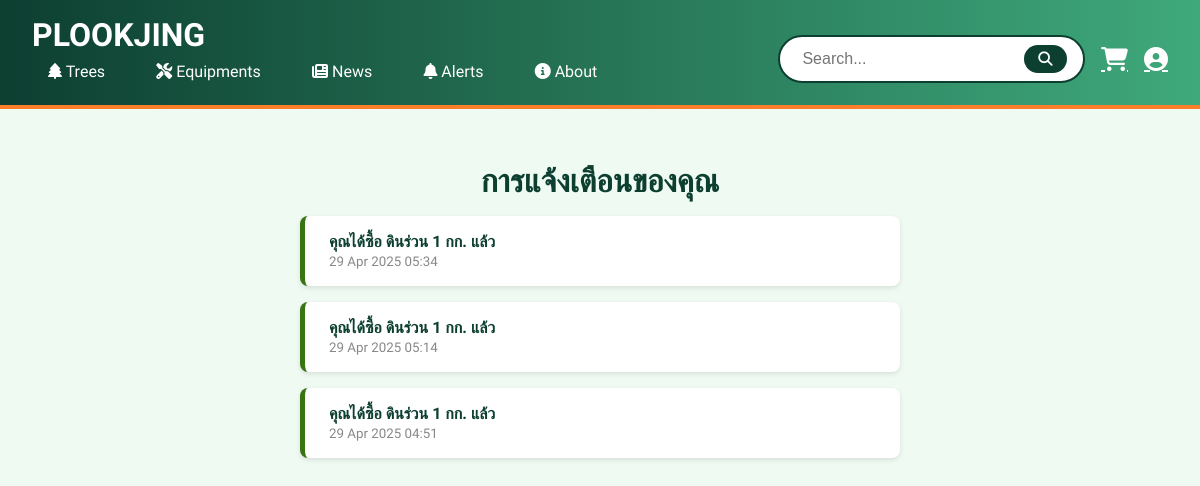
The app's page /notifications/ (signed in) with its own data.
### myapp/models.py (models this page shows, shortened)
class Notification(models.Model):
    user = models.ForeignKey(User, on_delete=models.CASCADE)
    message = models.TextField()
    notification_date = models.DateTimeField(auto_now_add=True)
    is_read = models.BooleanField(default=False)

### myapp/views.py (the view)
# urls.py: path('notifications/', views.notification_list, name='notification_list'),
@login_required
def notification_list(request):
    notifications = Notification.objects.filter(user=request.user).order_by('-notification_date')
    return render(request, 'myapp/notification_list.html', {'notifications': notifications})

### templates/myapp/notification_list.html (shortened to what this page needs)
{% extends 'base.html' %}
{% block content %}
<h1 style="color: #0D3F31; margin-bottom: 1rem; text-align: center;">การแจ้งเตือนของคุณ</h1>
{% if notifications %}
  <div class="notification-container" style="display: flex; flex-direction: column; gap: 1rem; max-width: 600px; margin: 0 auto;">
    {% for notification in notifications %}
      <div class="notification-card" style="background: white; border-left: 5px solid #397413; padding: 1rem 1.5rem; border-radius: 8px; box-shadow: 0 2px 5px rgba(0, 0, 0, 0.1);">
        <p style="margin: 0; color: #0D3F31; font-weight: bold;">{{ notification.message }}</p>
        <small style="color: #888;">{{ notification.notification_date|date:"d M Y H:i" }}</small>
      </div>
    {% endfor %}
  </div>
{% else %}
  <p style="text-align: center; color: #888;">ไม่มีการแจ้งเตือนในขณะนี้</p>
{% endif %}
{% endblock %}

### templates/base.html (style rules this page uses)
:root { --green-dark: #0D3F31; --green-light: #B6E2C9; --green-bg: #EFFAF3; --orange: #FB7E2B; --orange-soft: #FFE3CF; --gray: #f8f8f8; }
* { box-sizing: border-box; }
body { margin: 0; font-family: 'Prompt', sans-serif; background-color: var(--green-bg); color: #333; scroll-behavior: smooth; }

### records on screen
Notification: message "คุณได้ซื้อ ดินร่วน 1 กก. แล้ว", notification_date "29 Apr 2025 05:34"
Notification: message "คุณได้ซื้อ ดินร่วน 1 กก. แล้ว", notification_date "29 Apr 2025 05:14"
Notification: message "คุณได้ซื้อ ดินร่วน 1 กก. แล้ว", notification_date "29 Apr 2025 04:51"
